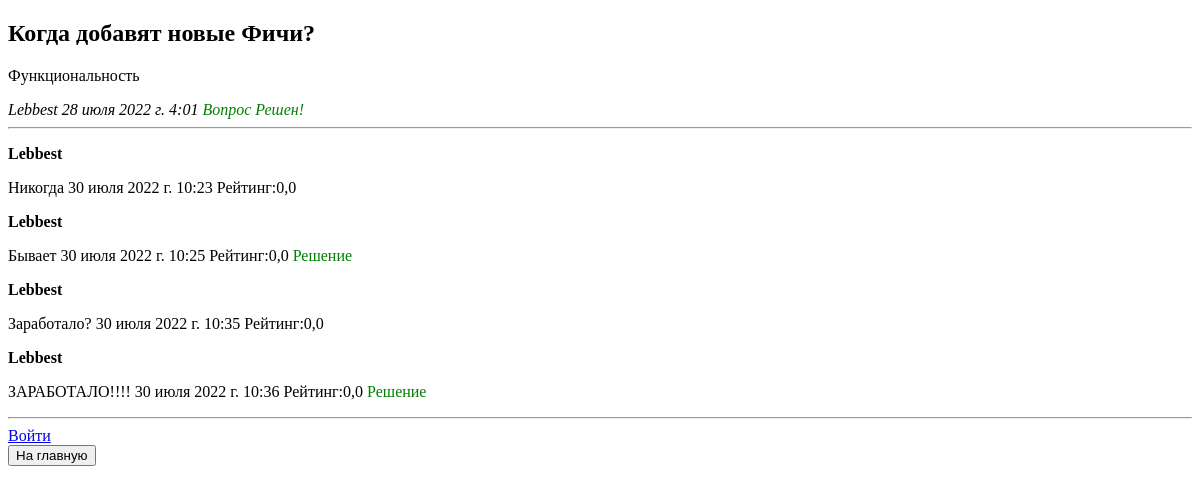
The app's page /questionslist/1/, older data.
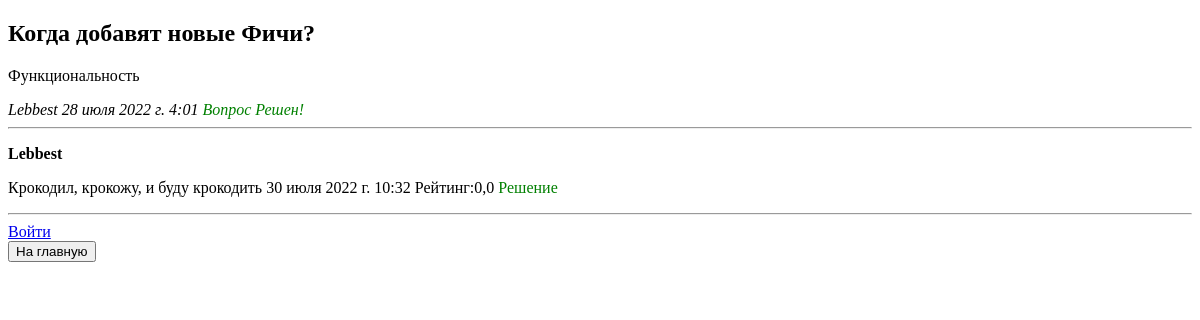
The same page, newer data.
### questions/models.py (models this page shows, shortened)
class Question(models.Model):
    author_name = models.ForeignKey(User, on_delete = models.CASCADE)
    question_theme = models.CharField('Тема вопроса', max_length = 200)
    question_text = models.TextField('Содержание вопроса', max_length = 500)
    pub_date = models.DateTimeField('Дата публикации')
    status = models.BooleanField(default = False)
    class Meta:
        verbose_name = 'Вопрос'
        verbose_name_plural = 'Вопросы'

class Comment(models.Model):
    question = models.ForeignKey(Question, on_delete = models.CASCADE)
    author_name = models.ForeignKey(User, on_delete = models.CASCADE)
    comment_text = models.CharField('Содержание комментария', max_length = 500)
    pub_date = models.DateTimeField('Дата публикации')
    status = models.BooleanField(default = False)
    rating = models.FloatField('Рейтинг комментария', default = 0.0)
    marks = models.BooleanField(default = False)
    class Meta:
        verbose_name = 'Комментарий'
        verbose_name_plural = 'Комментарии'

### questions/views.py (the view)
# urls.py: path('questionslist/<int:question_id>/', views.question, name='PageWithQuestion'),
def question(request, question_id):                 #отображение вопроса
    try:
        a = Question.objects.get( id = question_id )
    except:
        raise Http404("Вопрос не найден!")
    comments_list = a.comment_set.order_by('id')
    return render(request, 'questions/question.html', {'question': a, 'comments_list': comments_list})

### supportserver/templates/questions/question.html (shortened to what this page needs)
{% extends 'base.html' %}
{% block content %}
    {% if user.is_authenticated %}
        {% if user.username == question.author_name.username %}
            <h2>{{question.question_text}}</h2>
            <p>{{question.question_theme}}</p>
            {% if question.status == True %}
                <em>{{question.author_name}}&nbsp{{question.pub_date}}&nbsp<font color = "green">Вопрос Решен!</font></em>
                <form action="{% url 'statusOfQuestion' question.id %}" method="POST">
                    {% csrf_token %}
                    <button type="submit">Не решенный</button>
                </form>
            {% else %}
                <em>{{question.author_name}}&nbsp{{question.pub_date}}</em>
                <form action="{% url 'statusOfQuestion' question.id %}" method="POST">
                    {% csrf_token %}
                    <button type="submit">Решенный</button>
                </form>
            {% endif %}
            <form action="{% url 'newoldquestionpage' question.id %}" method="POST">
                {% csrf_token %}
                <button type="submit">Редактировать</button>
            </form>
            <form action="{% url 'deletequestion' question.id %}" method="POST">
                {% csrf_token %}
                <button type="submit">Удалить</button>
            </form>
        {% else %}
            <h2>{{question.question_text}}</h2>
            <p>{{question.question_theme}}</p>
            {% if question.status == True %}
                <em>{{question.author_name}}&nbsp{{question.pub_date}}&nbsp<font color = "green">Вопрос Решен!</font></em>
            {% else %}
                <em>{{question.author_name}}&nbsp{{question.pub_date}}</em>
            {% endif %}
        {% endif %}
    {% else %}
        <h2>{{question.question_text}}</h2>
        <p>{{question.question_theme}}</p>
        {% if question.status == True %}
            <em>{{question.author_name}}&nbsp{{question.pub_date}}&nbsp<font color = "green">Вопрос Решен!</font></em>
        {% else %}
            <em>{{question.author_name}}&nbsp{{question.pub_date}}</em>
        {% endif %}
    {% endif %}
    <hr>
        {% if comments_list %}
            {% for c in comments_list %}
                <p>
                    <strong>{{c.author_name}}</strong>
                    {% if c.status == True %}
                        <p>{{c.comment_text}}&nbsp{{c.pub_date}}&nbspРейтинг:{{c.rating}}&nbsp<font color = "green">Решение</font></p>
                    {% else %}
                        <p>{{c.comment_text}}&nbsp{{c.pub_date}}&nbspРейтинг:{{c.rating}}</p>
                    {% endif %}
                </p>
            {% endfor %}
        {% else %}
            Будьте первым!
        {% endif %}
    <hr>
    {% if user.is_authenticated %}
    <form action="{% url 'leave_comment' question.id user.id %}" method="POST">
        {% csrf_token %}
        <textarea name="text" required="" placeholder="Текст комментария" cols="30" rows="10"></textarea><br>
        <button type="submit">Ответить</button>
    </form>
    {% else %}
        <a href="{% url 'login' %}">Войти</a><br>
    {% endif %}
    <form action="{% url 'PageWithQuestions' %}" method="POST">
        <button type="submit">На главную</button>
    </form>
{% endblock %}

### supportserver/templates/base.html (shortened to what this page needs)
{% load static %}
<!DOCTYPE html>
<html lang="en">
<head>
    <link rel="stylesheet" href="{% static 'css/styles.css'%}" type="text/css">
</head>
<body>
    {% block content %}{% endblock %}
</body>
</html>

Row changes from the older to the newer data that the page shows:
removed Comment: author_name "Lebbest", comment_text "Никогда", pub_date "30 июля 2022 г. 10:23", rating "0,0"
removed Comment: author_name "Lebbest", comment_text "Бывает", pub_date "30 июля 2022 г. 10:25", rating "0,0"
removed Comment: author_name "Lebbest", comment_text "Заработало?", pub_date "30 июля 2022 г. 10:35", rating "0,0"
removed Comment: author_name "Lebbest", comment_text "ЗАРАБОТАЛО!!!!", pub_date "30 июля 2022 г. 10:36", rating "0,0"
added Comment: author_name "Lebbest", comment_text "Крокодил, крокожу, и буду крокодить", pub_date "30 июля 2022 г. 10:32", rating "0,0"
